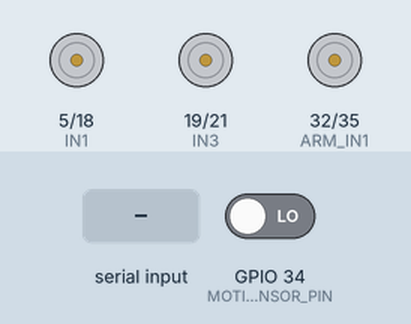
The sketch below on a simulated ESP32. On the bench: motor-driver pin pairs drawn as motors (green arrow = first pin HIGH = forward, orange = second pin HIGH = backward, longer = more drive). The test bench sets the inputs (shaded band); at power-on: GPIO 34 (MOTION_SENSOR_PIN) LOW.

Above: at 1.2 s.
1.3 s: GPIO 34 (MOTION_SENSOR_PIN) driven HIGH
At 1.9 s:
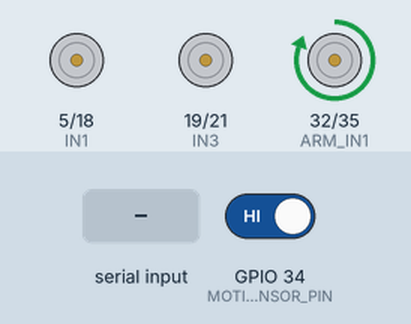
4.3 s: GPIO 34 (MOTION_SENSOR_PIN) driven LOW
6.8 s: "R" received over Serial
At 7.3 s:
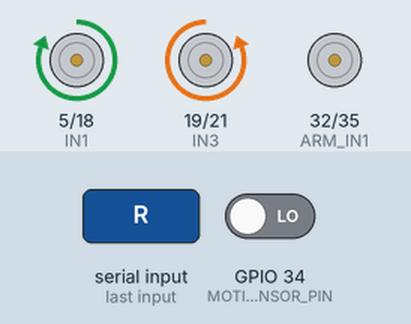
8.3 s: "F" received over Serial
At 9.7 s:
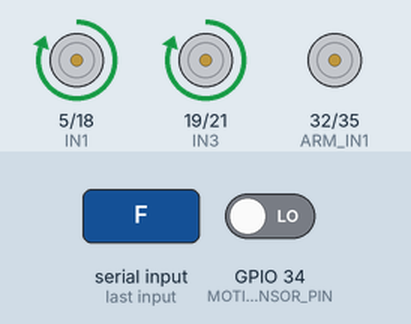
Timing chart, 0 to 14.8 s (numbered marks = the images above; inputs shaded):
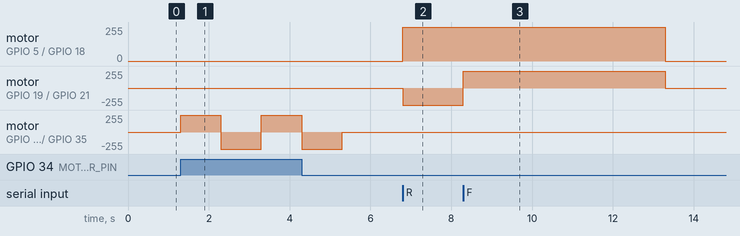

Measured:
- after the input at 1.3 s, motor on GPIO 32 (ARM_IN1) / GPIO 35 (ARM_IN2): stopped → forward 255/255 at once, → backward 255/255 1.0 s later, → forward 255/255 1.0 s later
- after the input at 6.8 s, motor on GPIO 5 (IN1) / GPIO 18 (IN2): stopped → forward 255/255 at once; motor on GPIO 19 (IN3) / GPIO 21 (IN4): stopped → backward 255/255 at once
- after the input at 8.3 s, motor on GPIO 5 (IN1) / GPIO 18 (IN2): forward 255/255 → stopped after 5.0 s instead of 3.5 s; motor on GPIO 19 (IN3) / GPIO 21 (IN4): backward 255/255 → forward 255/255 at once, → stopped 5.0 s later

The sketch:

project01.ino
```cpp
#define IN1 5  // Motor driver pin for left motor (movement motor)
#define IN2 18 // Motor driver pin for left motor (movement motor)
#define IN3 19 // Motor driver pin for right motor (movement motor)
#define IN4 21 // Motor driver pin for right motor (movement motor)

#define ARM_IN1 32  // Motor driver pin for the arm motor (arm control)
#define ARM_IN2 35  // Motor driver pin for the arm motor (arm control)
#define MOTION_SENSOR_PIN 34  // GPIO pin for motion sensor

const unsigned long COMM_TIMEOUT = 5000; // Communication timeout in milliseconds
unsigned long lastCommTime = 0;

void setup() {
  Serial.begin(9600); // Start serial communication

  // Set motor pins as outputs (for movement)
  pinMode(IN1, OUTPUT);
  pinMode(IN2, OUTPUT);
  pinMode(IN3, OUTPUT);
  pinMode(IN4, OUTPUT);

  // Set motor pins as outputs for the arm motor
  pinMode(ARM_IN1, OUTPUT);
  pinMode(ARM_IN2, OUTPUT);

  // Set motion sensor pin as input
  pinMode(MOTION_SENSOR_PIN, INPUT);
}

void loop() {
  if (Serial.available()) {
    char command = Serial.read();  // Read the command from the Raspberry Pi
    lastCommTime = millis();  // Update last communication time

    if (command == 'F') {
      moveForward();
    } else if (command == 'R') {
      rotateAndSearch();
    } else if (command == 'H') {
      // Heartbeat signal received, no action needed
    }
  }

  // Check for communication timeout
  if (millis() - lastCommTime > COMM_TIMEOUT) {
    stopMovement();  // Stop all movement if communication timeout occurs
  }

  // Check if the motion sensor detects an object
  if (digitalRead(MOTION_SENSOR_PIN) == HIGH) {
    stopMovement();  // Stop moving when the motion sensor detects the object
    pickUpGarbage();  // Use the motor to pick up the garbage
  }
}

// Function to move the garbage collector forward
void moveForward() {
  digitalWrite(IN1, HIGH);  // Left motor forward
  digitalWrite(IN2, LOW);   // Left motor forward
  digitalWrite(IN3, HIGH);  // Right motor forward
  digitalWrite(IN4, LOW);   // Right motor forward
}

// Function to rotate the body and search
void rotateAndSearch() {
  digitalWrite(IN1, HIGH);  // Rotate left motor
  digitalWrite(IN2, LOW);
  digitalWrite(IN3, LOW);   // Rotate right motor in reverse
  digitalWrite(IN4, HIGH);
}

// Function to stop all movement
void stopMovement() {
  digitalWrite(IN1, LOW);  // Stop left motor
  digitalWrite(IN2, LOW);
  digitalWrite(IN3, LOW);  // Stop right motor
  digitalWrite(IN4, LOW);
}

// Function to control the arm motor and pick up garbage
void pickUpGarbage() {
  // Rotate arm motor to pick up garbage
  digitalWrite(ARM_IN1, HIGH);  // Arm motor forward (e.g., arm moving down)
  digitalWrite(ARM_IN2, LOW);
  delay(1000);  // Adjust the delay as needed for your motor to pick up

  // Reverse arm motor to return to initial position
  digitalWrite(ARM_IN1, LOW);
  digitalWrite(ARM_IN2, HIGH);  // Arm motor reverse (e.g., arm moving up)
  delay(1000);

  // Stop the arm motor
  digitalWrite(ARM_IN1, LOW);
  digitalWrite(ARM_IN2, LOW);

  // Once no object is detected, continue moving forward
  moveForward();
}
```
